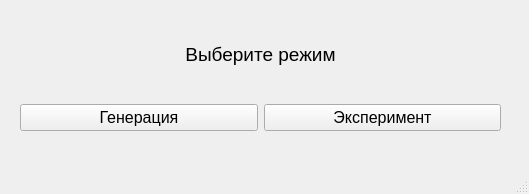
<?xml version="1.0" encoding="UTF-8"?>
<ui version="4.0">
 <class>MainWindow</class>
 <widget class="QMainWindow" name="MainWindow">
  <property name="geometry">
   <rect>
    <x>0</x>
    <y>0</y>
    <width>529</width>
    <height>194</height>
   </rect>
  </property>
  <property name="windowTitle">
   <string>Главное меню</string>
  </property>
  <widget class="QWidget" name="centralwidget">
   <widget class="QWidget" name="layoutWidget">
    <property name="geometry">
     <rect>
      <x>20</x>
      <y>10</y>
      <width>481</width>
      <height>121</height>
     </rect>
    </property>
    <layout class="QVBoxLayout" name="verticalLayout">
     <item>
      <widget class="QLabel" name="label">
       <property name="font">
        <font>
         <pointsize>14</pointsize>
        </font>
       </property>
       <property name="text">
        <string>Выберите режим</string>
       </property>
       <property name="alignment">
        <set>Qt::AlignCenter</set>
       </property>
      </widget>
     </item>
     <item>
      <layout class="QHBoxLayout" name="horizontalLayout">
       <item>
        <widget class="QPushButton" name="pushButton_generation">
         <property name="font">
          <font>
           <pointsize>12</pointsize>
          </font>
         </property>
         <property name="text">
          <string>Генерация</string>
         </property>
        </widget>
       </item>
       <item>
        <widget class="QPushButton" name="pushButton_experiment">
         <property name="font">
          <font>
           <pointsize>12</pointsize>
          </font>
         </property>
         <property name="text">
          <string>Эксперимент</string>
         </property>
        </widget>
       </item>
      </layout>
     </item>
    </layout>
   </widget>
  </widget>
  <widget class="QMenuBar" name="menubar">
   <property name="geometry">
    <rect>
     <x>0</x>
     <y>0</y>
     <width>529</width>
     <height>21</height>
    </rect>
   </property>
  </widget>
  <widget class="QStatusBar" name="statusbar"/>
 </widget>
 <resources/>
 <connections/>
</ui>
